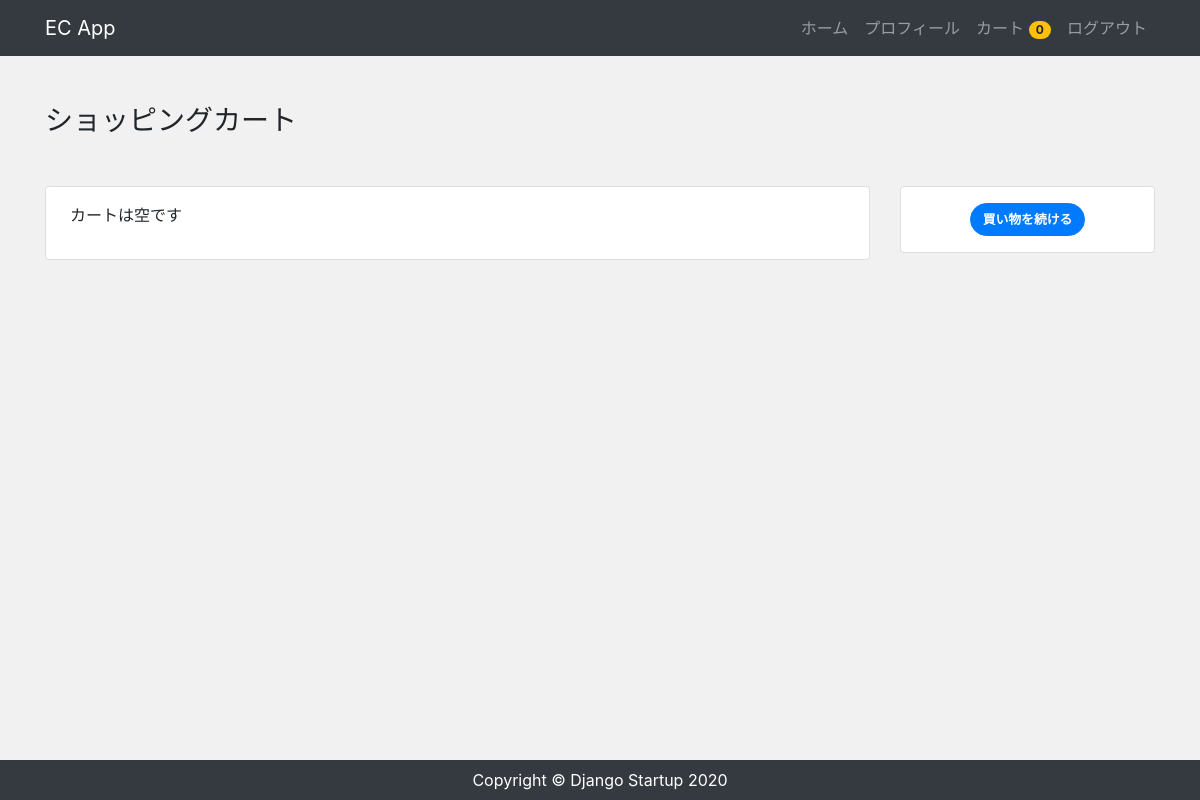
Before: /order/ (signed in) with the older database file.
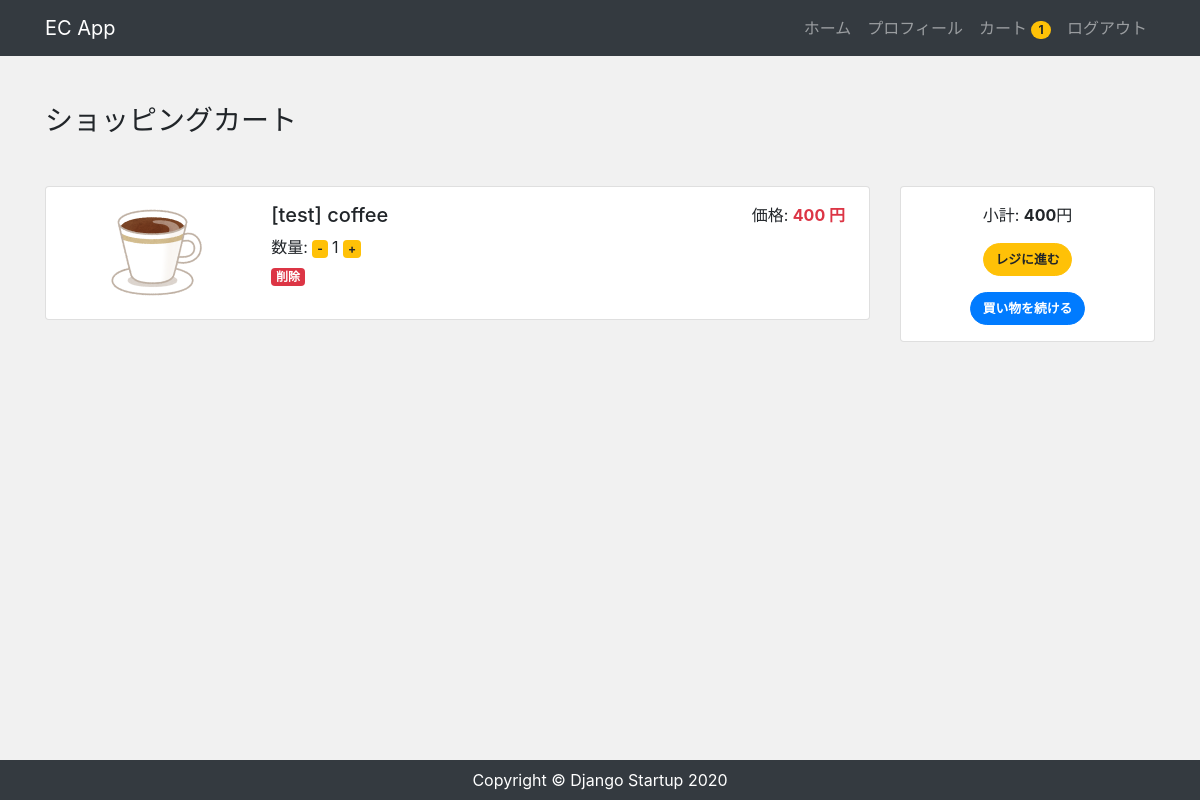
After: the same page with the newer database file.
### accounts/models.py (models this page shows, shortened)
class CustomUser(AbstractBaseUser, PermissionsMixin):
    email = models.EmailField('メールアドレス', unique=True)
    first_name = models.CharField('姓', max_length=30, blank=True)
    last_name = models.CharField('名', max_length=30, blank=True)
    address = models.CharField('住所', max_length=30, blank=True)
    tel = models.CharField('電話番号', max_length=30, blank=True)
    created = models.DateField('入会日', default=timezone.now)
    is_staff = models.BooleanField(
        ('staff status'),
        default=False,
        help_text=('Designates whether the user can log into this admin site.'),
    )
    is_active = models.BooleanField(
        ('active'),
        default=True,
        help_text=(
            'Designates whether this user should be treated as active. '
            'Unselect this instead of deleting accounts.'
        ),
    )
    objects = UserManager()
    EMAIL_FIELD = 'email'
    USERNAME_FIELD = 'email'
    REQUIRED_FIELDS = []
    class Meta:
        verbose_name = ('user')
        verbose_name_plural = ('users')

### app/models.py (models this page shows, shortened)
class Order(models.Model):
  user = models.ForeignKey(settings.AUTH_USER_MODEL, on_delete=models.CASCADE)
  items = models.ManyToManyField(OrderItem)
  start_date = models.DateTimeField(auto_now_add=True)
  ordered_date = models.DateTimeField()
  ordered = models.BooleanField(default=False)
  payment = models.ForeignKey('Payment', on_delete=models.SET_NULL, blank=True, null=True)
  def get_total(self):
    total = 0
    for order_item in self.items.all():
      total += order_item.get_total_item_price()
    return total

class OrderItem(models.Model):
  user = models.ForeignKey(settings.AUTH_USER_MODEL, on_delete=models.CASCADE)
  ordered = models.BooleanField(default=False)
  item = models.ForeignKey(Item, on_delete=models.CASCADE)
  quantity = models.IntegerField(default=1)
  def get_total_item_price(self):
    return self.quantity * self.item.price

class Item(models.Model):
  title = models.CharField(max_length=100)
  price = models.IntegerField()
  categroy = models.CharField(max_length=100)
  slug = models.SlugField()
  description = models.TextField()
  image = models.ImageField(upload_to='images')
  created = models.DateField('作成日', default=timezone.now)

### app/views.py (the view)
# urls.py: path('order/', views.OrderView.as_view(), name='order'),
class OrderView(LoginRequiredMixin, View):
  def get(self, request, *args, **kwargs):
    try:
      order = Order.objects.get(user=request.user, ordered=False)
      context = {
        'order': order
      }
      return render(request, 'app/order.html', context)
    except ObjectDoesNotExist:
      return render(request, 'app/order.html')

### app/templatetags/cart_tags.py (called while the page is built)
@register.filter
def itemCount(user):
  if user.is_authenticated:
    order = Order.objects.filter(user=user, ordered=False)
    if order.exists():
      return order[0].items.count()
  return 0

### app/templates/app/order.html (shortened to what this page needs)
{% extends 'app/base.html' %}
{% block content %}
<div class="my-5">
  <h3>ショッピングカート</h3>
</div>
<div class="row order">
  <div class="col-md-9 mb-5">
    <div class="card">
      <div class="card-body px-4 py-3">
        {% for order_item in order.items.all %}
        <div class="row">
          <div class="col-md-3 text-center">
            <img
              src="{{ order_item.item.image.url }}"
              alt="{{ order_item.item.title }}"
              class="img-fluid"
            />
          </div>
          <div class="col-md-6">
            <h5>{{ order_item.item.title }}</h5>
            <p class="mb-1">
              数量:
              <a href="{% url 'removesingleitem' order_item.item.slug %}"><span class="badge badge-warning">-</span></a>
              {{ order_item.quantity }}
              <a href="{% url 'additem' order_item.item.slug %}"
                ><span class="badge badge-warning">+</span
              ></a>
            </p>
            <a href="{% url 'removeitem' order_item.item.slug %}"><span class="badge badge-danger">削除</span></a>
          </div>
          <div class="col-md-3 text-right">
            <p>
              価格:
              <span class="text-danger font-weight-bold">
                {{ order_item.item.price }} 円
              </span>
            </p>
          </div>
        </div>
         {% empty %}
        <p class="mb-3">カートは空です</p>
        {% endfor %}
      </div>
    </div>
  </div>
  <div class="col-md-3">
    <div class="card">
      <div class="card-body text-center px-2 py-3">
        {% if order.get_total %}
        <p>
          小計: <span class="font-weight-bold">{{ order.get_total }}</span>円
        </p>
        <div class="mb-3">
          <a href="{% url 'payment' %}" class="btn btn-warning">レジに進む</a>
        </div>
        {% endif%}
        <a href="/" class="btn btn-primary">買い物を続ける</a>
      </div>
    </div>
  </div>
</div>
{% endblock %}

### app/templates/app/base.html (shortened to what this page needs)
{% load cart_tags %}
{% load static %}
<!DOCTYPE html>
<html lang="ja">
  <head>
    <link
      rel="stylesheet"
      href="https://stackpath.bootstrapcdn.com/bootstrap/4.4.1/css/bootstrap.min.css"
    />
    <link rel="stylesheet" href="{% static 'css/style.css' %}" />
  </head>
  <body>
    <nav class="navbar navbar-expand-lg navbar-dark bg-dark">
      <div class="container">
        <a class="navbar-brand" href="/">EC App</a>
        <ul class="navbar-nav ml-auto">
          <li class="nav-item">
            <a class="nav-link" href="/">ホーム</a>
          </li>
        {% if user.is_authenticated %}
          <li class="nav-item">
            <a class="nav-link" href="{% url 'profile' %}">プロフィール</a>
          </li>
          <li class="nav-item">
            <a href="{% url 'order' %}" class="nav-link">
              カート
              <span class="badge badge-pill badge-warning">
                {{ request.user|itemCount }}
              </span>
            </a>
          </li>
          <li class="nav-item">
            <a class="nav-link" href="{% url 'account_logout' %}">ログアウト</a>
          </li>
        {% endif %}
        </ul>
      </div>
    </nav>
    <main>
      <div class="container">{% block content %} {% endblock %}</div>
    </main>
    <footer class="py-2 bg-dark">
      <p class="m-0 text-center text-white">
        Copyright &copy; Django Startup 2020
      </p>
    </footer>
  </body>
</html>

### app/static/css/style.css (style rules this page uses)
* { margin: 0; padding: 0; box-sizing: border-box; }
body { background: #f1f1f1; display: flex; flex-flow: column; min-height: 100vh; }
main { flex: 1; }
.btn { font-size: 80%; border-radius: 5rem; font-weight: bold; }
.order img { height: 100px; object-fit: contain; }

Changed rows visible on the page:
computed for CustomUser: user|itemCount "0" → "1"
added OrderItem: item.image (picture), item "[test] coffee", quantity "1", item.price "400"
added Order: get_total "400"
Other visible differences:
text no longer shown: "カートは空です"
text now shown: "小計: 円 レジに進む"
